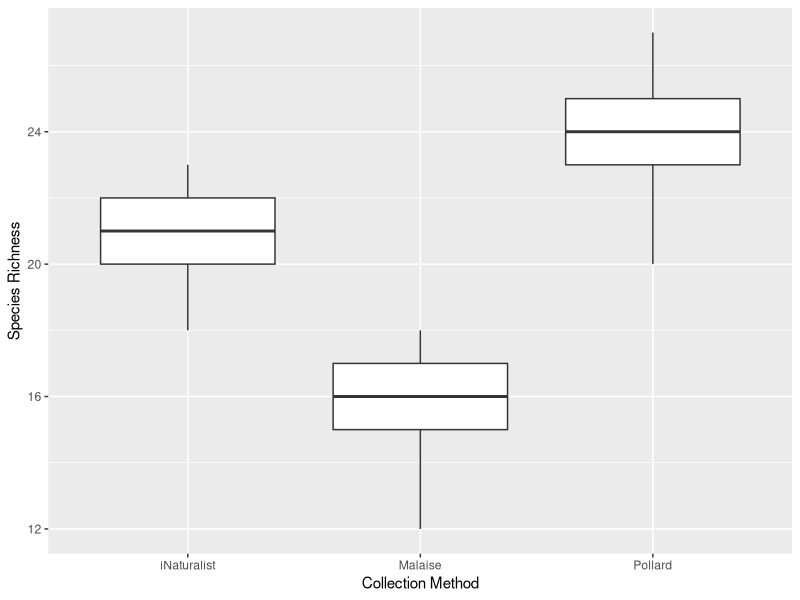

This figure's R source:
## ---- chunk 1
knitr::opts_chunk$set(echo = TRUE)
## ---- chunk 2
library("tidyr")
library("ggplot2")
bioscan <- read.csv(file = "data/BioScanData.csv")

# Drop any rows missing data
bioscan <- na.omit(bioscan)
## ---- chunk 3
# Read in full data
inaturalist <- read.csv(file = "data/iNaturalist-clean.csv")

# Drop NAs (should have been done already, but just in case)
inaturalist <- na.omit(inaturalist)

# Determine boundaries of rectangle from Bioscan data
max.lon <- max(bioscan$Longitude)
min.lon <- min(bioscan$Longitude)
max.lat <- max(bioscan$Latitude)
min.lat <- min(bioscan$Latitude)

# Restrict iNaturalist data to that rectangle
inaturalist <- inaturalist[inaturalist$longitude >= min.lon &
                             inaturalist$longitude <= max.lon &
                             inaturalist$latitude >= min.lat &
                             inaturalist$latitude <= max.lat, ]

# We want to make species column in iNaturalist match the format as in bioscan 
# data: Genus_species
inaturalist$species <- gsub(pattern = " ", 
                            replacement = "_", 
                            x = as.character(inaturalist$species))

# Turn it back into a factor, which also means we've dropped unused levels
inaturalist$species <- as.factor(inaturalist$species)

#TODO: Will need to reconcile potential taxonomic differences between 
# iNaturalist and bioscan
## ---- chunk 4
# Identify those columns with species data
species.cols <- c(5:33)

# Split the two bioscan data into separate data frames for easier bootstrapping
malaise <- bioscan[bioscan$Collection.Method == "Malaise", ]
pollard <- bioscan[bioscan$Collection.Method == "Pollard Walk", ]

# Set up size of bootstrap and data frame to collect results
num.samples <- 100
bootstrapped.df <- data.frame(id = 1:num.samples,
                              Malaise = NA,
                              Pollard = NA,
                              iNaturalist = NA)

for (i in 1:num.samples) {
  bs.malaise <- malaise[sample(x = 1:nrow(malaise), size = nrow(malaise), replace = TRUE), ]
  bootstrapped.df$Malaise[i] <- sum(colSums(x = bs.malaise[, species.cols]) > 0)

  bs.pollard <- pollard[sample(x = 1:nrow(pollard), size = nrow(pollard), replace = TRUE), ]
  bootstrapped.df$Pollard[i] <- sum(colSums(x = bs.pollard[, species.cols]) > 0)
  
  bs.inaturalist <- inaturalist[sample(x = 1:nrow(inaturalist), size = nrow(inaturalist), replace = TRUE), ]
  bootstrapped.df$iNaturalist[i] <- length(unique(bs.inaturalist$species))
}
## ---- chunk 5
bootstrap.long <- gather(data = bootstrapped.df, key = "Collection.Method", value = "Richness", -id)

richness.boxplot <- ggplot(data = bootstrap.long, mapping = aes(x = Collection.Method, y = Richness)) +
  geom_boxplot() +
  xlab(label = "Collection Method") + 
  ylab(label = "Species Richness")
print(richness.boxplot)
